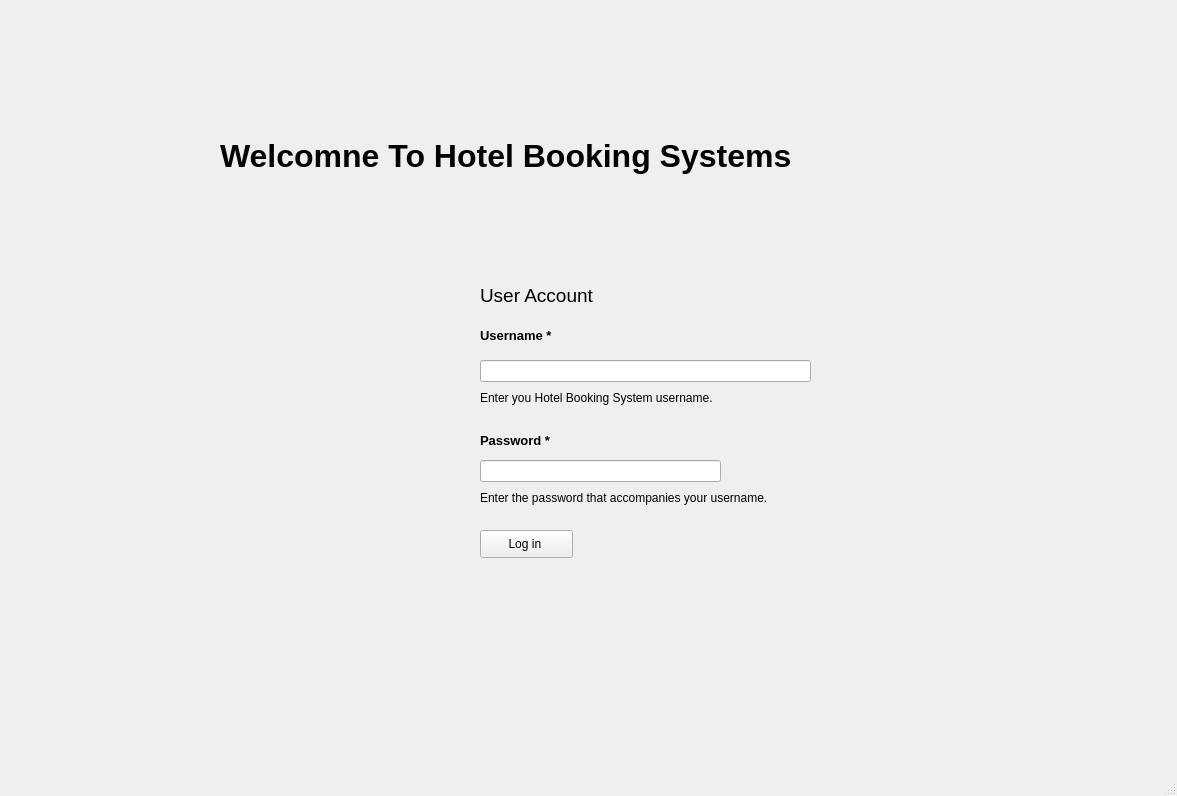
<?xml version="1.0" encoding="UTF-8"?>
<ui version="4.0">
 <class>fistpage</class>
 <widget class="QMainWindow" name="fistpage">
  <property name="geometry">
   <rect>
    <x>0</x>
    <y>0</y>
    <width>1177</width>
    <height>796</height>
   </rect>
  </property>
  <property name="windowTitle">
   <string>fistpage</string>
  </property>
  <widget class="QWidget" name="centralWidget">
   <widget class="QLabel" name="label_4">
    <property name="geometry">
     <rect>
      <x>480</x>
      <y>280</y>
      <width>151</width>
      <height>31</height>
     </rect>
    </property>
    <property name="font">
     <font>
      <pointsize>14</pointsize>
     </font>
    </property>
    <property name="text">
     <string>User Account </string>
    </property>
   </widget>
   <widget class="QLineEdit" name="lineEdit">
    <property name="geometry">
     <rect>
      <x>480</x>
      <y>360</y>
      <width>331</width>
      <height>22</height>
     </rect>
    </property>
   </widget>
   <widget class="QLineEdit" name="lineEdit_2">
    <property name="geometry">
     <rect>
      <x>480</x>
      <y>460</y>
      <width>241</width>
      <height>22</height>
     </rect>
    </property>
   </widget>
   <widget class="QLabel" name="label_2">
    <property name="geometry">
     <rect>
      <x>480</x>
      <y>320</y>
      <width>121</width>
      <height>31</height>
     </rect>
    </property>
    <property name="font">
     <font>
      <pointsize>10</pointsize>
      <weight>75</weight>
      <bold>true</bold>
     </font>
    </property>
    <property name="text">
     <string>Username *</string>
    </property>
   </widget>
   <widget class="QLabel" name="label">
    <property name="geometry">
     <rect>
      <x>220</x>
      <y>120</y>
      <width>761</width>
      <height>71</height>
     </rect>
    </property>
    <property name="font">
     <font>
      <pointsize>24</pointsize>
      <weight>75</weight>
      <bold>true</bold>
     </font>
    </property>
    <property name="text">
     <string>Welcomne To Hotel Booking Systems </string>
    </property>
   </widget>
   <widget class="QLabel" name="label_5">
    <property name="geometry">
     <rect>
      <x>480</x>
      <y>390</y>
      <width>261</width>
      <height>16</height>
     </rect>
    </property>
    <property name="text">
     <string>Enter you Hotel Booking System username. </string>
    </property>
   </widget>
   <widget class="QLabel" name="label_6">
    <property name="geometry">
     <rect>
      <x>480</x>
      <y>490</y>
      <width>341</width>
      <height>16</height>
     </rect>
    </property>
    <property name="text">
     <string>Enter the password that accompanies your username. </string>
    </property>
   </widget>
   <widget class="QLabel" name="label_3">
    <property name="geometry">
     <rect>
      <x>480</x>
      <y>430</y>
      <width>121</width>
      <height>21</height>
     </rect>
    </property>
    <property name="font">
     <font>
      <pointsize>10</pointsize>
      <weight>75</weight>
      <bold>true</bold>
     </font>
    </property>
    <property name="text">
     <string>Password *</string>
    </property>
   </widget>
   <widget class="QPushButton" name="pushButton">
    <property name="geometry">
     <rect>
      <x>480</x>
      <y>530</y>
      <width>93</width>
      <height>28</height>
     </rect>
    </property>
    <property name="text">
     <string>Log in </string>
    </property>
   </widget>
  </widget>
  <widget class="QStatusBar" name="statusBar"/>
 </widget>
 <layoutdefault spacing="6" margin="11"/>
 <resources/>
 <connections/>
</ui>
